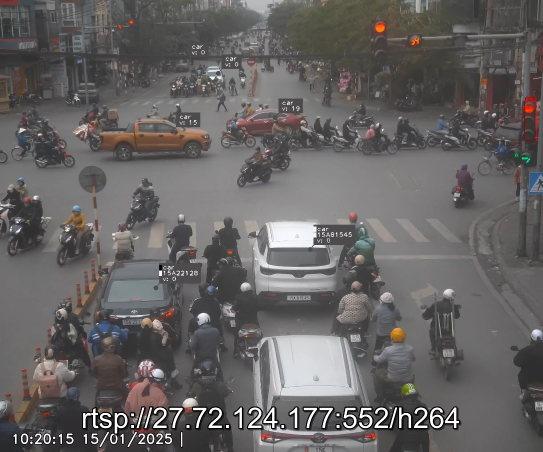
#> input picture components/Untitled.png, 1085 x 904 px (shown at 1/2 size)
$ python s1.py   (Python 2 division)
#> lines starting #> are read from the running program, lines starting #| are printed output that depends on the picture
import cv2
import numpy as np

class BirdsEyeTransformer:
    def __init__(self, camera_height=15.5, pitch=30, yaw=10, roll=10, focal_length=400):
        """
        Initialize transformer with camera parameters.
        """
        self.camera_height = camera_height
        self.pitch = pitch
        self.yaw = 34
        self.roll = 12
	self.pitch = pitch
        self.focal_length = focal_length

    def compute_birdseye_homography(self, principal_point):
        """
        Compute homography matrix for bird's-eye view based on camera parameters.
        """
        # Convert degrees to radians
        pitch_rad = np.radians(self.pitch)
        yaw_rad = np.radians(self.yaw)
        roll_rad = np.radians(self.roll)
        cx, cy = principal_point

        # Intrinsic matrix K
        K = np.array([
            [self.focal_length, 0, cx],
            [0, self.focal_length, cy],
            [0, 0, 1]
        ])

        # Rotation matrices
        Rx = np.array([
            [1, 0, 0],
            [0, np.cos(pitch_rad), -np.sin(pitch_rad)],
            [0, np.sin(pitch_rad), np.cos(pitch_rad)]
        ])

        Ry = np.array([
            [np.cos(yaw_rad), 0, np.sin(yaw_rad)],
            [0, 1, 0],
            [-np.sin(yaw_rad), 0, np.cos(yaw_rad)]
        ])

        Rz = np.array([
            [np.cos(roll_rad), -np.sin(roll_rad), 0],
            [np.sin(roll_rad), np.cos(roll_rad), 0],
            [0, 0, 1]
        ])

        # Calculate R = Rz * Ry * Rx
        R = Rz @ Ry @ Rx

        # Calculate H = K * R * K^-1
        H = K @ R @ np.linalg.inv(K)
        return H

    @staticmethod
    def get_transformed_bounds(image, H):
        """
        Calculate dimensions of the transformed image.
        """
        h, w = image.shape[:2]
        corners = np.array([
            [0, 0, 1],
            [w, 0, 1],
            [0, h, 1],
            [w, h, 1]
        ]).T
        transformed_corners = H @ corners
        transformed_corners /= transformed_corners[2]
        x_coords = transformed_corners[0]
        y_coords = transformed_corners[1]
        x_min, x_max = np.min(x_coords), np.max(x_coords)
        y_min, y_max = np.min(y_coords), np.max(y_coords)
        new_width = int(np.ceil(x_max - x_min))
        new_height = int(np.ceil(y_max - y_min))
        translation_matrix = np.array([
            [1, 0, -x_min],
            [0, 1, -y_min],
            [0, 0, 1]
        ])
        adjusted_H = translation_matrix @ H
        return new_width, new_height, adjusted_H

    @staticmethod
    def crop_or_resize(image, max_width, max_height):
        """
        Crop or resize image to fit window dimensions while maintaining aspect ratio.
        """
        h, w = image.shape[:2]
        scale = min(max_width / w, max_height / h)
        if scale < 1:
            new_w = int(w * scale)
            new_h = int(h * scale)
            resized_image = cv2.resize(image, (new_w, new_h), interpolation=cv2.INTER_AREA)
            return resized_image
        return image

    def transform_image(self, image, max_width=1080, max_height=720):
        """
        Transform image to bird's-eye view perspective.
        """
        principal_point = (image.shape[1] // 2, image.shape[0] // 2)
        H = self.compute_birdseye_homography(principal_point)
        new_width, new_height, adjusted_H = self.get_transformed_bounds(image, H)
        birdseye_image = cv2.warpPerspective(image, adjusted_H, (new_width, new_height))
        return self.crop_or_resize(birdseye_image, max_width, max_height)

if __name__ == "__main__":
    # Initialize transformer
    transformer = BirdsEyeTransformer(
        camera_height=15.5,
        pitch=30,
        yaw=10,
        roll=10,
        focal_length=400
    )

    # Load image
    image_path = "Untitled.png"
    image = cv2.imread(image_path)
#> image is the input picture: shape (904, 1085, 3); mean B, G, R 98.9, 99.4, 102.1
    if image is None:
        raise FileNotFoundError(f"Image not found at path: {image_path}")

    print(image.shape[0], image.shape[1])
#| 904 1085
    image = image[-450:, :, :]  # Crop the bottom 450 pixels of the image
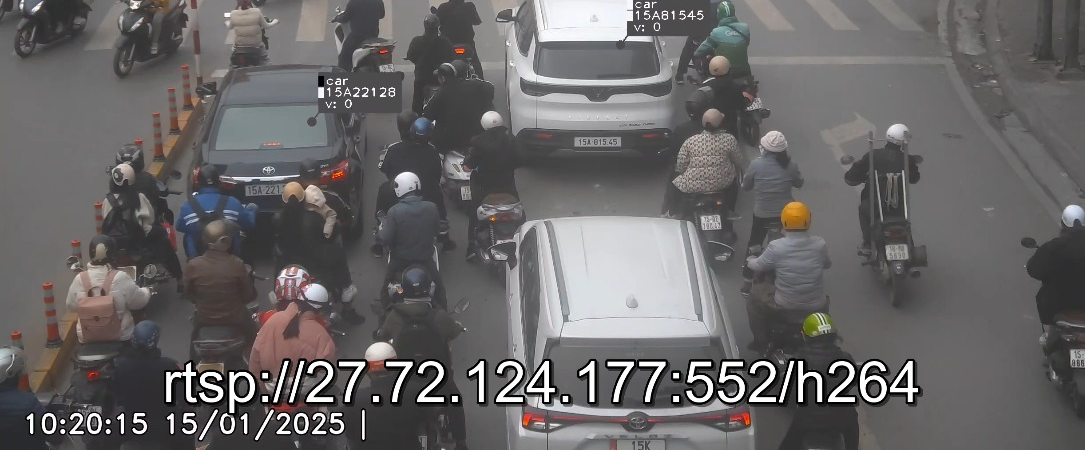
#> image: shape (450, 1085, 3); mean B, G, R 102.3, 101.9, 104

    # Transform image
    birdseye_image_fitted = transformer.transform_image(image)
#> in transform_image, `new_width, new_height, adjusted_H = self.get_transformed_bounds(image,..`: new_width = 5977; new_height = 1332; adjusted_H = [[-2.5, 2.55, 2716.5], [-0.337, 1.28, 1.84e-15], [-0.0014, 0.00104, 1.24]]
#> in transform_image, `birdseye_image = cv2.warpPerspective(image, adjusted_H, (new_width, ne..`:
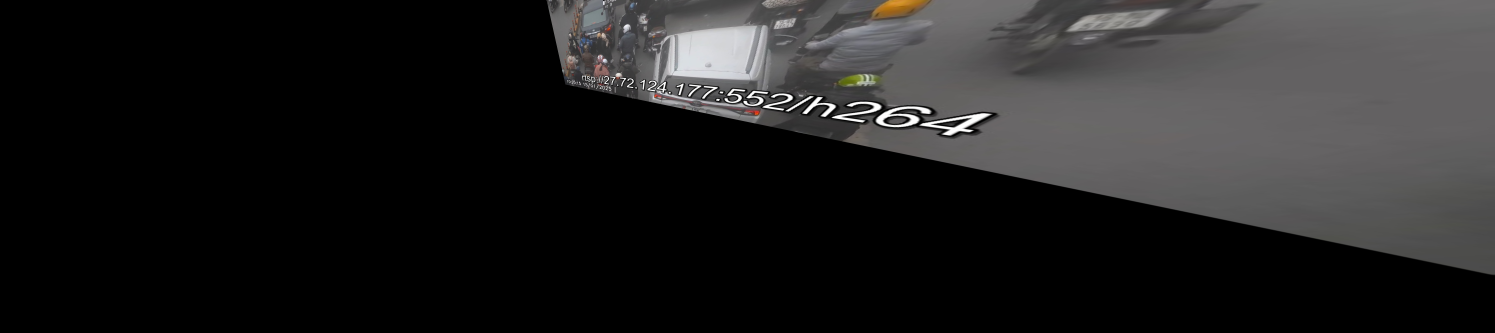
#> birdseye_image: shape (1332, 5977, 3) (shown at 1/4 size); mean B, G, R 32.8, 32.8, 33.3
#> (the run stopped early here; a loop or call above may not have finished)
